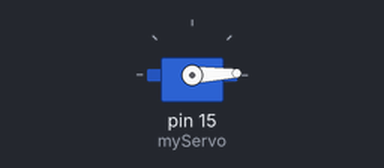
A sketch run on a simulated Arduino Uno, built with avr-gcc and run on an emulated ATmega328P. Parts: servo.

Above: at 0.05 s.
At 2.0 s:
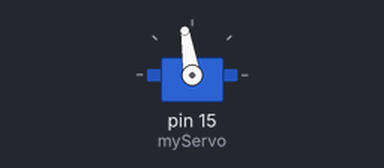
At 4.0 s:
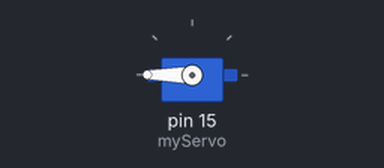
At 7.95 s:
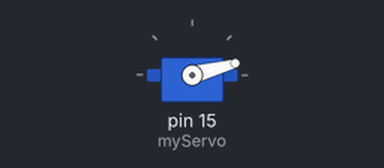
Timing chart, 0 to 12.0 s (numbered marks = the images above):
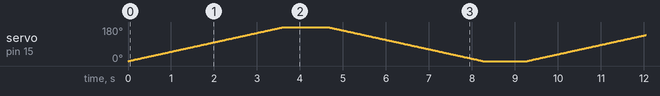

The sketch:

sketch_may18a.ino
```cpp
#include <Servo.h>

Servo myServo;  // Création d'un objet servo pour contrôler le servomoteur

int pos = 0;    // Variable pour stocker la position du servo

void setup() {
  myServo.attach(15);  // Attache le servomoteur au pin 9 de l'Arduino
}

void loop() {
  // Déplacer le servomoteur de 0 à 180 degrés
  for (pos = 0; pos <= 180; pos += 1) {
    myServo.write(pos);  // Définir la position du servomoteur
    delay(20);           // Pause pour ralentir la vitesse de mouvement
  }

  delay(1000);  // Pause d'une seconde

  // Déplacer le servomoteur de 180 à 0 degrés
  for (pos = 180; pos >= 0; pos -= 1) {
    myServo.write(pos);  // Définir la position du servomoteur
    delay(20);           // Pause pour ralentir la vitesse de mouvement
  }

  delay(1000);  // Pause d'une seconde
}
```
